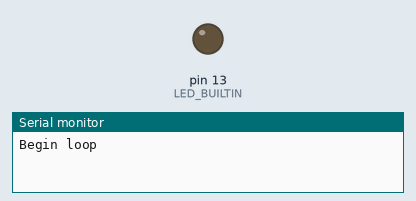
The sketch below on a simulated Arduino Uno, built with avr-gcc and run on an emulated ATmega328P. On the bench: output pins drawn as LEDs (lit = HIGH), the last lines printed to the serial monitor.

Above: at 0.1 s.
At 6.71 s:
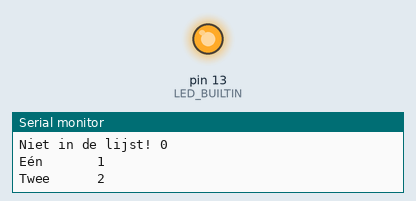
Timing chart, 0 to 7.0 s (numbered marks = the images above):
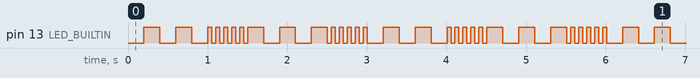

The sketch:

Ts005BlinkLedStatus.ino
```cpp
/*
  Blink met Led_status Bool variabele.
*/
#define FALSE  0
#define TRUE   1


// Declareer geheugen voor een variabele
// De bool is een echte digitale variabele en kan alleen TRUE (1) of FALSE (0) aannemen.
bool Led_Status = FALSE; // Declareer Led_Status en initialiseer die gelijk op FALSE
// Een opdracht in 'C' wordt afgesloten met een puntcomma ';'


// Reserveer geheugen voor een variabele en geef het een naam.
byte byteTeller = 0; // maak de varuiabele aan en zet de waarde op nul.
// Een byte is 8 bit lang en kan daardoor 256 waarden aannemen (2^8) van 0 tot 255.


// the setup function runs once when you press reset or power the board
void setup() {
  // initialize digital pin LED_BUILTIN as an output.
  pinMode(LED_BUILTIN, OUTPUT);
  Serial.begin(115200);   // open the serial port at 9600 bps:    
}

// the loop function runs over and over again forever
void loop()
{
  Serial.println( "" );
  Serial.println( "Begin loop" );
  //   init                  voorwaarde               teller bewerking.
  for( byteTeller=0;         byteTeller < 15;        byteTeller = byteTeller + 1 ) // probeer byteTeller++ eens i.p.v.  byteTeller = byteTeller + 1
  {
    digitalWrite(LED_BUILTIN, Led_Status);

    //  Als de vergelijking tussen de haakjes waar is worden de opdracht daarop volgend uitgevoerd.
    if (byteTeller < 5)
      delay(200);                       // wait for a 200 msecond
    else
      delay(50);                       // wait for a 50 msecond

    switch(byteTeller )
    {
      case 1 :
        Serial.print ( "Eén       "  );
        break;
      case 2 :
        Serial.print ( "Twee      "  );
        break;
      case 3 :
        Serial.print ( "Drie      "  );
        break;
      case 4 :
        Serial.print ( "Vier      "  );
        break;
      case 5 :
        Serial.print ( "Vijf      "  );
        break;
      case 6 :
        Serial.print ( "Zes       "  );
        break;
      case 7 :
        Serial.print ( "Zeven     "  );
        break;
      case 8 :
        Serial.print ( "Acht      "  );
        break;
      case 9 :
        Serial.print ( "Negen     "  );
        break;
      case 10:
        Serial.print ( "Tien      "  );
        break;
      case 11:
        Serial.print ( "Elf       "  );
        break;
      case 12:
        Serial.print ( "Twaalf    "  );
        break;
      case 13 :
        Serial.print ( "Dertien   "  );
        break;
      case 14 :
        Serial.print ( "Veertien  "  );
        break;
      case 15 :
        Serial.print ( "Vijftien  "  );
      default :
        Serial.print ( "Niet in de lijst! ");
        break;
    }
    Serial.println( byteTeller );
    Led_Status = !Led_Status;
  }
}
```

Measured:
- by itself, pin 13 (LED_BUILTIN): moves between LOW and HIGH, repeating every 3.0 s
